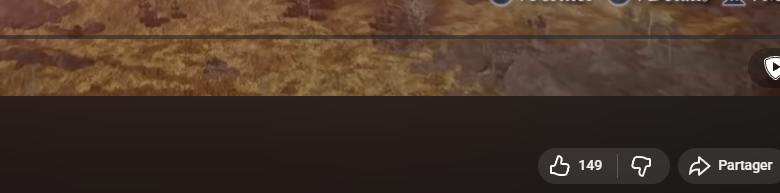
#> input picture samples/MANUAL_DAY 1/20260125_215059_033129.png, 780 x 193 px
$ python -i ocr_tuner.py   (imports and definitions only)
#> lines starting #> are read from the running program, lines starting #| are printed output that depends on the picture; after the words box and inside, x2 and y2 are one past the last pixel; in counts of white or black regions, pixels touching at a corner belong together
#> further down, picture is the input picture: shape (193, 780, 3); mean B, G, R 41.8, 53.8, 71.9
import cv2
import numpy as np
import os
import sys
import pytesseract
import json
import time

# Add project root to path
sys.path.append(os.path.dirname(os.path.dirname(os.path.abspath(__file__))))

# [6 lines left out: function adjust_gamma, not called in this run]

def preprocess_image(img, pass_type="otsu", custom_val=0, scale=1.0, gamma=1.0):
#> called with pass_type = 'otsu', custom_val = 0, scale = 1, gamma = 1
    if img is None: return None

    # Dynamic Scaling
    h, w = img.shape[:2]
#> h = 193; w = 780
    new_w = int(w * scale)
#> new_w = 780
    new_h = int(h * scale)
#> new_h = 193
    img = cv2.resize(img, (new_w, new_h), interpolation=cv2.INTER_AREA)

    # Convert to gray
    gray = cv2.cvtColor(img, cv2.COLOR_BGR2GRAY)
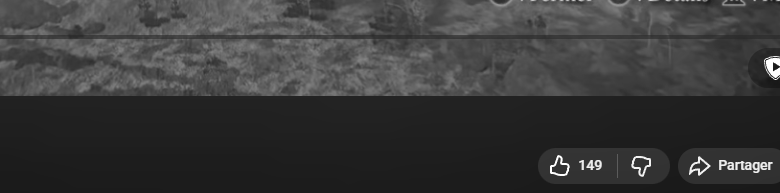
#> gray: shape (193, 780); min 24, max 255, mean 57.8

    if gamma != 1.0:
        gray = adjust_gamma(gray, gamma)

    if pass_type == "otsu":
        _, thresh = cv2.threshold(gray, 0, 255, cv2.THRESH_BINARY_INV + cv2.THRESH_OTSU)
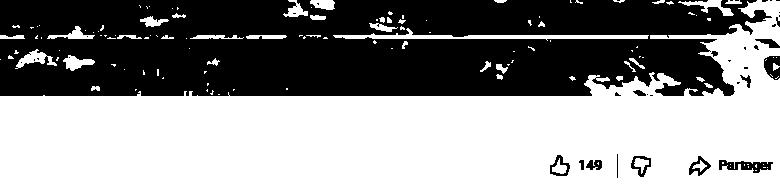
#> thresh: shape (193, 780); 56.6% white; 38 black regions (24 under 20 px), largest, box (x1, y1, x2, y2) and area: (0, 0, 772, 96) 63653, (719, 160, 773, 173) 374, (764, 56, 780, 80) 276
    elif pass_type == "fixed":
        _, thresh = cv2.threshold(gray, custom_val, 255, cv2.THRESH_BINARY_INV)
    elif pass_type == "adaptive":
        thresh = cv2.adaptiveThreshold(gray, 255, cv2.ADAPTIVE_THRESH_GAUSSIAN_C,
                                        cv2.THRESH_BINARY_INV, 25, 2)
    elif pass_type == "inverted":
        gray = cv2.bitwise_not(gray)
        _, thresh = cv2.threshold(gray, 0, 255, cv2.THRESH_BINARY_INV + cv2.THRESH_OTSU)
    else:
        _, thresh = cv2.threshold(gray, 0, 255, cv2.THRESH_BINARY_INV + cv2.THRESH_OTSU)

    kernel = np.ones((2,2), np.uint8)
    thresh = cv2.morphologyEx(thresh, cv2.MORPH_CLOSE, kernel)
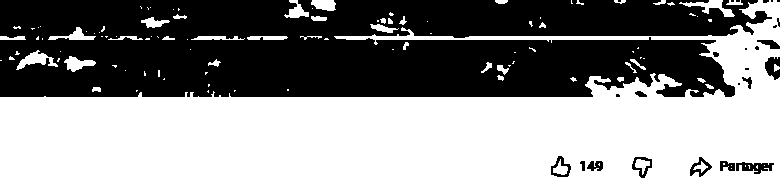
#> thresh: shape (193, 780); 56.2% white; 26 black regions (13 under 20 px), largest, box (x1, y1, x2, y2) and area: (0, 0, 772, 97) 64321, (736, 162, 774, 174) 263, (765, 57, 780, 80) 235

    return thresh

# [89 lines left out: functions run_ocr, main, not called in this run]

# [2 lines not run here, left out]

>>> import cv2
>>> picture = cv2.imread('../samples/MANUAL_DAY 1/20260125_215059_033129.png')
>>> result = preprocess_image(picture)

$ run again, on samples/MANUAL_DAY 2/20260125_123658_932689.png
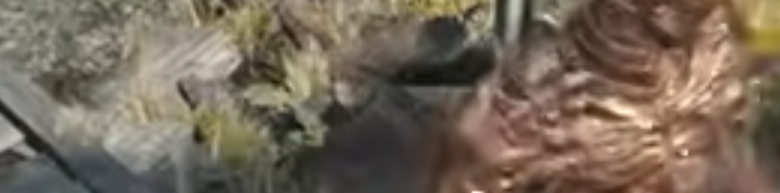
#> input picture samples/MANUAL_DAY 2/20260125_123658_932689.png, 780 x 193 px
#> picture is the input picture: shape (193, 780, 3); mean B, G, R 89.1, 104.3, 117.4
#> in preprocess_image, `_, thresh = cv2.threshold(gray, 0, 255, cv2.THRESH_BINARY_INV + cv2.TH..`:
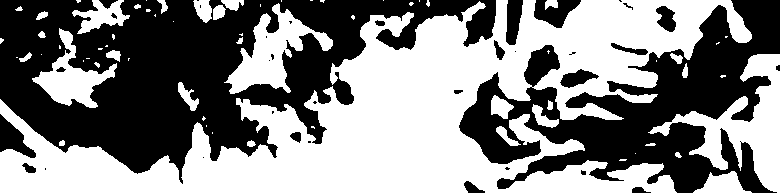
#> thresh: shape (193, 780); 51.7% white; 36 black regions (15 under 20 px), largest, box (x1, y1, x2, y2) and area: (0, 0, 496, 184) 43174, (459, 0, 780, 193) 25778, (534, 0, 581, 28) 771
#> in preprocess_image, `thresh = cv2.morphologyEx(thresh, cv2.MORPH_CLOSE, kernel)`:
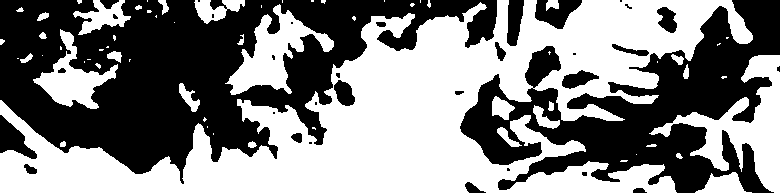
#> thresh: shape (193, 780); 51.4% white; 33 black regions (15 under 20 px), largest, box (x1, y1, x2, y2) and area: (0, 0, 497, 184) 43229, (460, 0, 780, 193) 25712, (535, 0, 582, 29) 806

$ run again, on samples/MANUAL_DAY 2/20260125_124710_026820.png
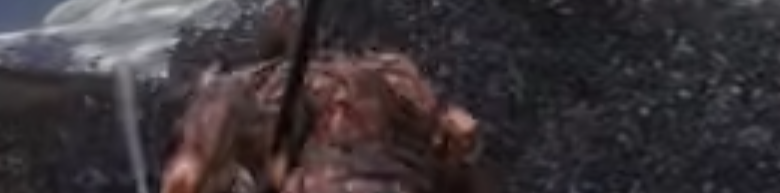
#> input picture samples/MANUAL_DAY 2/20260125_124710_026820.png, 780 x 193 px
#> picture is the input picture: shape (193, 780, 3); mean B, G, R 56.8, 53.3, 60
#> in preprocess_image, `_, thresh = cv2.threshold(gray, 0, 255, cv2.THRESH_BINARY_INV + cv2.TH..`:
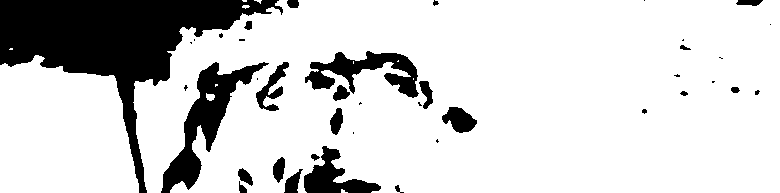
#> thresh: shape (193, 780); 82.1% white; 40 black regions (18 under 20 px), largest, box (x1, y1, x2, y2) and area: (0, 0, 283, 193) 16167, (161, 62, 269, 193) 3862, (305, 51, 419, 98) 2329
#> in preprocess_image, `thresh = cv2.morphologyEx(thresh, cv2.MORPH_CLOSE, kernel)`:
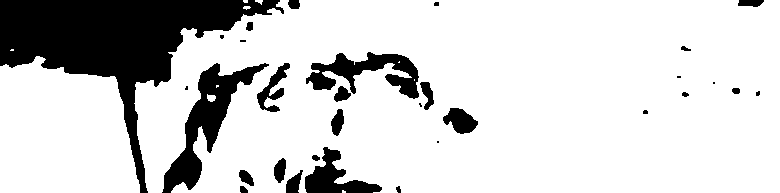
#> thresh: shape (193, 780); 82% white; 31 black regions (10 under 20 px), largest, box (x1, y1, x2, y2) and area: (0, 0, 284, 193) 16485, (162, 63, 269, 193) 3847, (306, 52, 419, 99) 2321
